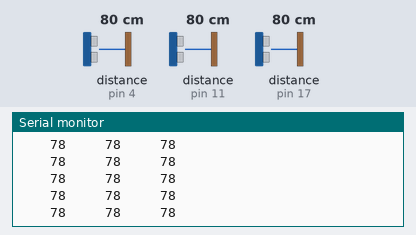
Bench run of a sketch on a simulated Arduino Uno, built with avr-gcc and run on an emulated ATmega328P. Shown: the last lines printed to the serial monitor. Wiring (inferred from the names in the program): 3 × ultrasonic range finder: trigger pin 2, echo pin 17 / trigger pin 3, echo pin 4 / trigger pin 5, echo pin 11. The inputs (shaded band) are chosen by the test bench; at power-on: distance to the obstacle (sensors on pin 4, pin 11, pin 17) 80 cm. The echo pulse lasts 58.3 µs per cm.

Above: at 1.2 s.
1.3 s: distance to the obstacle (sensor on pin 4) set to 2 cm
At 1.8 s:
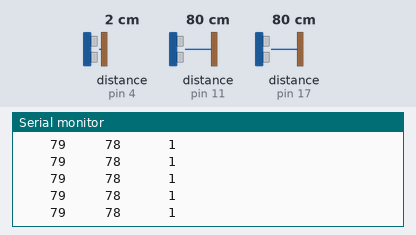
2.8 s: distance to the obstacle (sensor on pin 11) set to 2 cm
At 3.7 s:
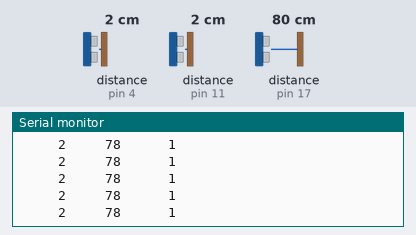
4.7 s: distance to the obstacle (sensor on pin 17) set to 2 cm
At 5.3 s:
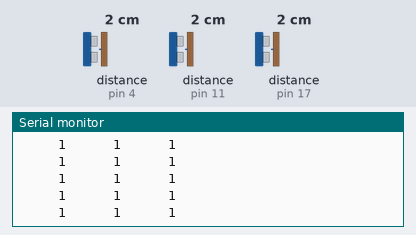
6.2 s: distance to the obstacle (sensor on pin 11) set to 18 cm
At 6.7 s:
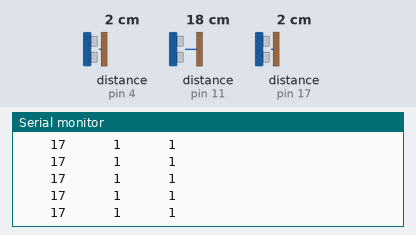
9.2 s: distance to the obstacle (sensor on pin 17) set to 18 cm
At 10.0 s:
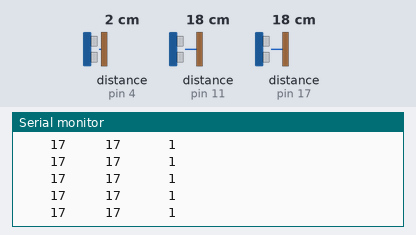
12.2 s: distance to the obstacle (sensor on pin 4) set to 120 cm
At 12.9 s:
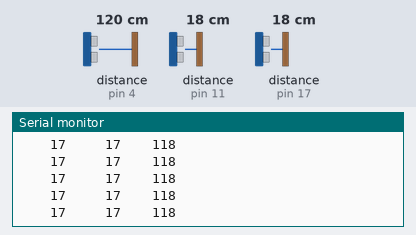
Timing chart, 0 to 15.1 s (numbered marks = the images above; inputs shaded):
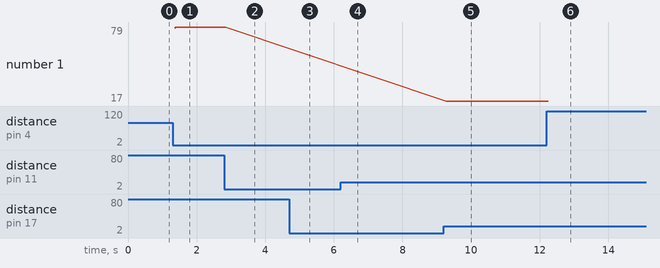

Measured:
- after the input at 1.3 s, the serial monitor: prints a new line after 0.07 s (image 1)
- after the input at 2.8 s, the serial monitor: prints a new line after 0.08 s (image 2)
- after the input at 4.7 s, the serial monitor: prints a new line after 0.08 s (image 3)
- after the input at 6.2 s, the serial monitor: prints a new line after 0.09 s (image 4)
- after the input at 9.2 s, the serial monitor: prints a new line after 0.08 s (image 5)
- after the input at 12.2 s, the serial monitor: prints a new line after 0.08 s (image 6)

The sketch:

ThreeSensorsTest.ino
```cpp
char report[80];

const int leftTrigPin = 5;
const int leftEchoPin = 11;
long leftDuration;
int leftDistance;

const int frontTrigPin = 2;
const int frontEchoPin = 17;
long frontDuration;
int frontDistance;

const int rightTrigPin = 3;
const int rightEchoPin = 4;
long rightDuration;
int rightDistance;


void setup() {
  pinMode(leftTrigPin,OUTPUT);
  pinMode(leftEchoPin,INPUT);

  pinMode(frontTrigPin,OUTPUT);
  pinMode(frontEchoPin,INPUT);

  pinMode(rightTrigPin,OUTPUT);
  pinMode(rightEchoPin,INPUT);

  Serial.begin(9600);
}

void loop() {
  // Clear the trigger pins
  digitalWrite(leftTrigPin,LOW);
  digitalWrite(frontTrigPin,LOW);
  digitalWrite(rightTrigPin,LOW);
  delayMicroseconds(2);

  // Read left sensor
  digitalWrite(leftTrigPin,HIGH);
  delayMicroseconds(10);
  digitalWrite(leftTrigPin,LOW);
  leftDuration = pulseIn(leftEchoPin,HIGH);

  // Read front sensor
  digitalWrite(frontTrigPin,HIGH);
  delayMicroseconds(10);
  digitalWrite(frontTrigPin,LOW);
  frontDuration = pulseIn(frontEchoPin,HIGH);

  // Read right sensor
  digitalWrite(rightTrigPin,HIGH);
  delayMicroseconds(10);
  digitalWrite(rightTrigPin,LOW);
  rightDuration = pulseIn(rightEchoPin,HIGH);

  // Calculate distances
  leftDistance = leftDuration*0.034/2;
  frontDistance = frontDuration*0.034/2;
  rightDistance = rightDuration*0.034/2;

  snprintf_P(report, sizeof(report),
        PSTR("%6d %6d %6d"),
        leftDistance,frontDistance,rightDistance);

  Serial.println(report);
//
//  Serial.print("Distance: ");
//  Serial.println(frontDistance);

}
```
